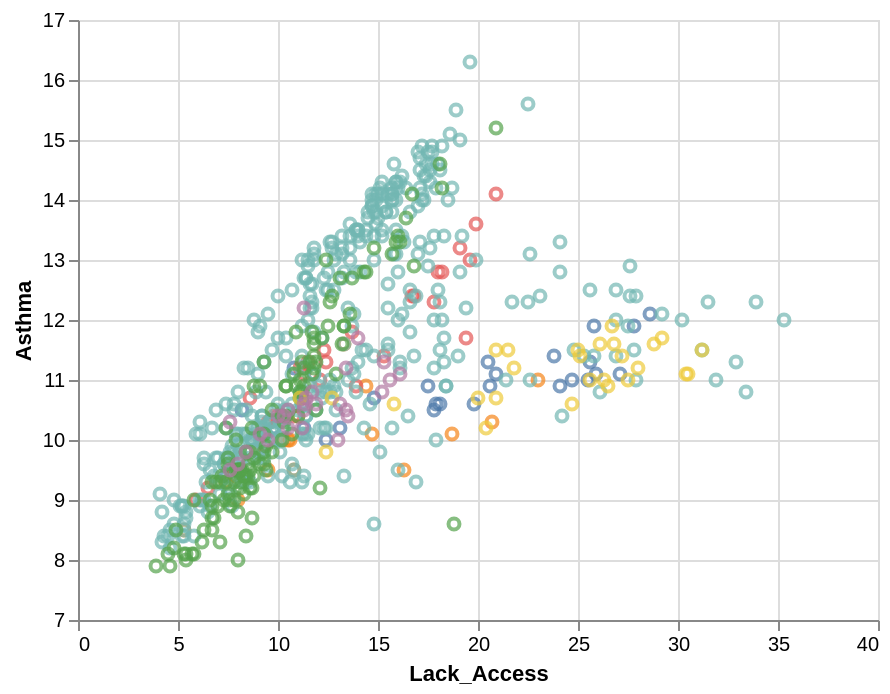

Write the Vega-Lite specification saved for this chart.
### Vega-Lite specification from a JSON file in a GitHub repository (floating-point values rounded to 4 significant figures; data arrays with more than 128 entries replaced by an {"elided": "..."} marker saying what was removed)
{"config": {"view": {"continuousWidth": 400, "continuousHeight": 300}}, "data": {"name": "data-7807d017052430b8e4adbbe690a70b9f"}, "mark": "point", "encoding": {"color": {"condition": {"type": "nominal", "field": "PlaceName", "legend": null, "selection": "City of "}, "value": "lightgray"}, "tooltip": {"type": "nominal", "field": "Name"}, "x": {"type": "quantitative", "field": "Lack_Access", "scale": {"zero": false}}, "y": {"type": "quantitative", "field": "Asthma", "scale": {"zero": false}}}, "selection": {"City of ": {"type": "single", "fields": ["PlaceName"], "bind": {"input": "select", "options": ["Allentown", "Bethlehem", "Erie", "Philadelphia", "Pittsburgh", "Reading", "Scranton"]}}}, "$schema": "https://vega.github.io/schema/vega-lite/v4.8.1.json", "datasets": {"data-7807d017052430b8e4adbbe690a70b9f": {"elided": "631 records"}}}
